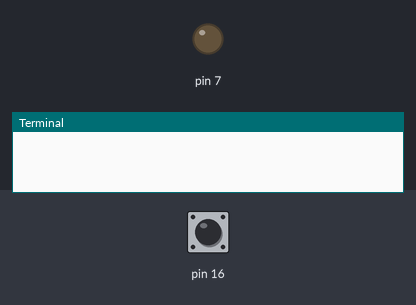
A program run on a simulated Raspberry Pi (header pin numbers). On the bench: output pins drawn as LEDs (lit = HIGH), the last lines printed to the terminal. The inputs (shaded band) are chosen by the test bench; at power-on: pin 16 LOW. The clock reads 2024-03-15 10:24:30 at power-on unless the program sets it; random numbers come from a fixed seed.

Above: at 1.2 s.
1.3 s: pin 16 pulled HIGH for 0.15 s
At 10.8 s:
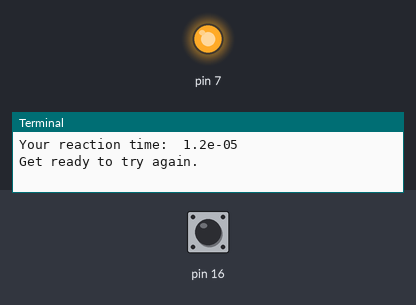
Timing chart, 0 to 11.3 s (numbered marks = the images above; inputs shaded):
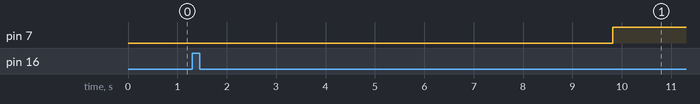

The program:

reaction.py
```python
import RPi.GPIO as GPIO #import raspberry pi GPIO library
import time #import time module
import random #import random module
from datetime import datetime #import the datetime function from the  datetime module

GPIO.setwarnings(False) # ignores warning for now

GPIO.setmode(GPIO.BOARD) #use physical pin numbering
GPIO.setup(7, GPIO.OUT, initial=GPIO.LOW) # set pin 7 to be an output pin and set the initial value to LOW(off)
GPIO.setup(16, GPIO.IN, pull_up_down=GPIO.PUD_DOWN) # set pin to 16 to be the input(in thise case push button) set initially value to off
random.seed()

while True:
	time.sleep(random.random()*10) #random sleep time from 1-10 seconds(i think)
	start = datetime.now() # timer begins
	GPIO.output(7,GPIO.HIGH) #turn led on
	while not GPIO.input(16):
		pass
	print("Your reaction time: ",
		(datetime.now() - start).total_seconds())
	print("Get ready to try again.")
	GPIO.output(7, GPIO.LOW)
```
